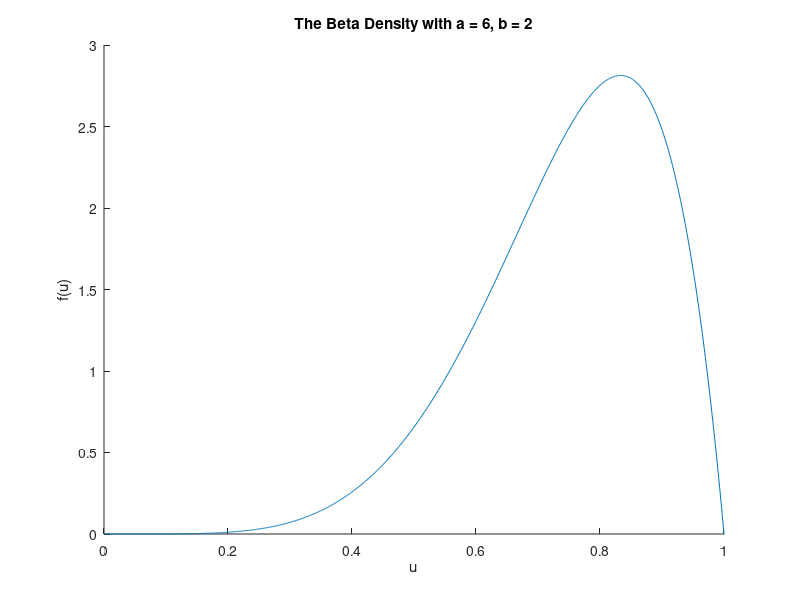

Write MATLAB code to recreate this figure. (Note: this script raises an error after producing the figure.)
%% The Accept-Reject Method: Anthony Gusman, Nicholas Sullivan

%% Introduction
% The process of generating pseudo random numbers using a given density 
% function of a random variable is easy if the inverse of the CDF
% is known or quick to find. However, the general method breaks down when 
% there does not exist a happy way to find the inverse of the CDF. This is 
% why we will be exploring something called the _Acceptance-Rejection Method_.


%% Overview of Method
% The Acceptance-Rejection Method is actually quite simple. We implement the 
% method with our |acceptReject| function as described in plain
% English below:
%%
% # Given a probability density function (*PDF*) $f_X$ of a random
% variable $X$ with compact support find its maximum over its range (call it $c$).
% # Generate a pair of random numbers $(X,Y)$ such that $X \sim U[support$  
% $of f_X]$ and $Y \sim U[0,c]$.
% # For each point $(x_i, y_i)$ if $0 \leq y_i \leq f_X(x_i)$ then it is
% "accepted" otherwise it is "rejected."
%%
% As you can see this is essentially the same process used in Monte-Carlo
% integration.


%% The Functions
% We provide two functions in this paper, |acceptReject.m| and
% |acceptRejectPlot.m| with the following outputs and arguments:
%%
% |[Xc,Yc] = acceptReject(f,a,b,n)|
%%
% * *Output:* [X,Y], random numbers defined as above each split into a cell with the first
% row as the accepted values and the second row as the rejected values.
% * *Input:* f, PDF function $f_X$
% * a, lower bound of f's domain
% * b, upper bound of f's domain
% * n, number of $(x_i, y_i)$ pairs (increase this for higher accuracy)
%%
% |acceptRejectPlot(fun,a,b,X,Y)|
%%
% * *Output:* plots, one of the pdf with a histogram of the accepted values
% generated and one of the pdf along with accepted and rejected points.
% * *Input:* fun, PDF function $f_X$
% * a, lower bound of fun's domain
% * b, upper bound of fun's domain
% * X, the X returned by |acceptReject|
% * Y, the Y returned by |acceptReject|
%% Accept Reject and Plotter function code
% here is the full code of both functions with comments and syntax high
% lighting:
%%
% *acceptReject.m*
%%
% <include>acceptReject.m</include>
%%
% *acceptRejectPlot.m*
%%
% <include>acceptRejectPlot.m</include>


%% Example with the Beta Density
% Lets take a look at how these functions work using the beta density with
% a = 6 and b = 2
% 
%%
% setting up a, b and beta(u)
a = 6;
b = 2;
beta = @(u) gamma(a+b)/(gamma(a)*gamma(b)) * u.^(a-1) .* (1-u).^(b-1);

%%
% Plotting to see the pdf

x = linspace(0,1,1000);

figure
hold on
title('The Beta Density with a = 6, b = 2')
plot(x,beta(x))
xlabel('u')
ylabel('f(u)')
hold off
%%
% Now lets test out the functions for 10,000 points
[Xc, Yc] = acceptReject(beta,0,1,10000);

acceptRejectPlot(beta,0,1,Xc,Yc);

%%
% To get the pseudo random numbers generated from acceptReject use the
% following:
xrandom = Xc{1,:};
